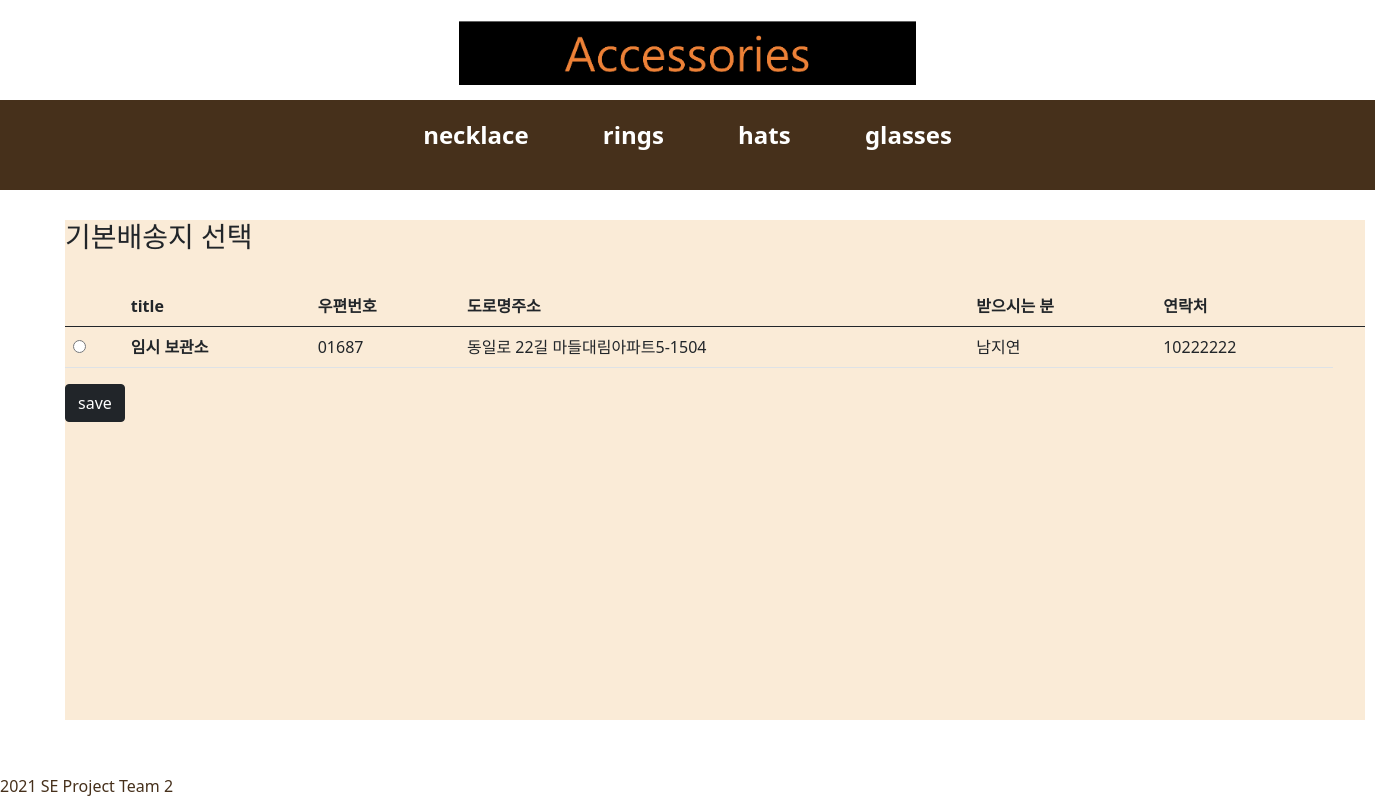
The app's page /detail/create_default/ (signed in), older data.
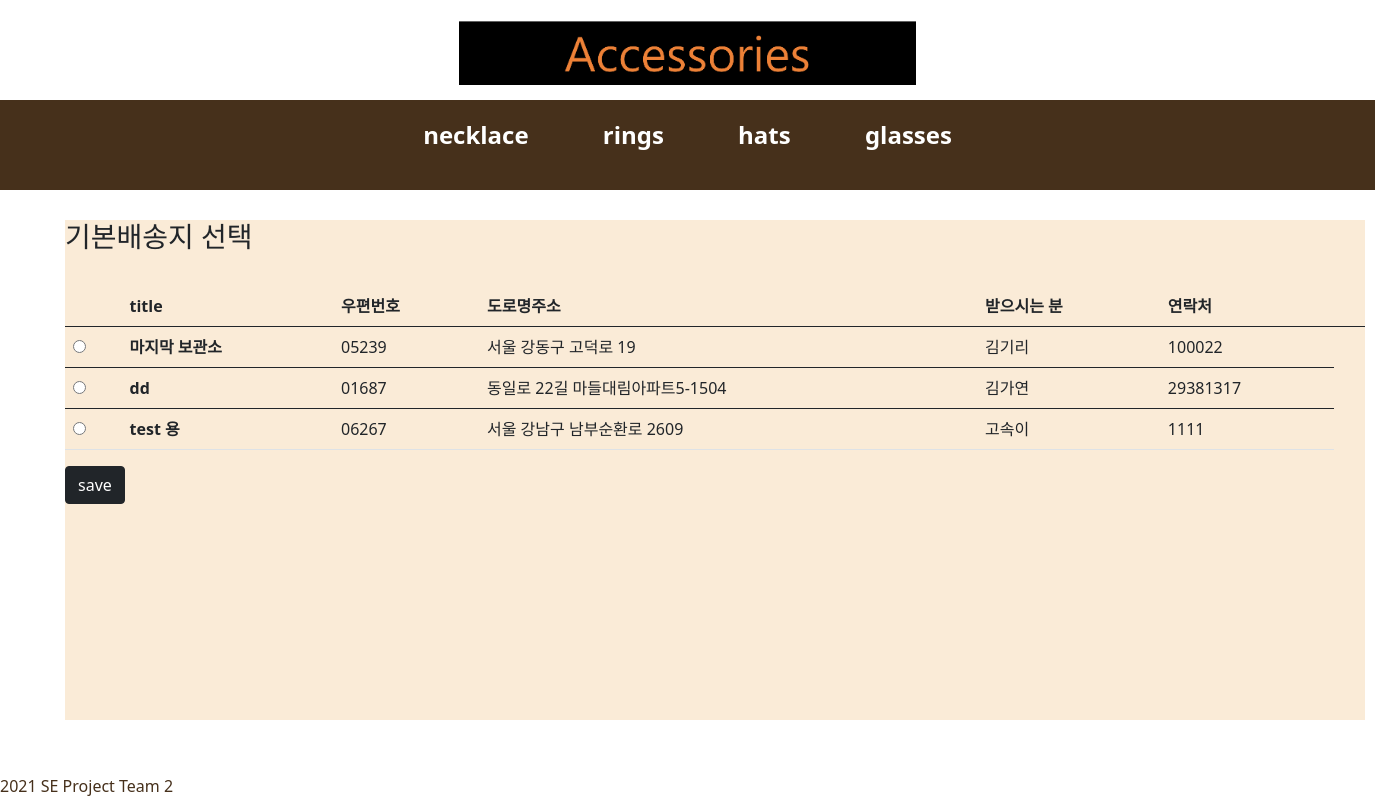
The same page, newer data.
### shoppingApp/models.py (models this page shows, shortened)
class address(models.Model):
    accounts = models.ForeignKey(UserAccounts, on_delete=models.CASCADE, null=True)
    title = models.CharField(max_length=200)
    post_num= models.CharField(max_length=200,null=True)
    road_address=models.CharField(max_length=200,null=True)
    detail_address=models.TextField()
    post_name=models.CharField(max_length=20,null=True)
    post_phonenum=models.IntegerField(null=True)
    is_default = models.BooleanField(default=False,null=True)

### shoppingApp/views.py (the view)
# urls.py: path('detail/create_default/', shoppingView.create_default, name='create_default'),
def create_default(request):
    uid=request.session.get('user_id')
    get_all=UserAccounts.objects.all()
    get_user=get_all.filter(user_id=uid)
    shippings = address.objects.filter(accounts__in=get_user)
    return render(request,'create_default.html',{'shippings':  shippings} )

### shoppingApp/templates/create_default.html (shortened to what this page needs)
{% extends 'base.html' %}
{% block content %}
<section>
<div>
<h3>기본배송지 선택</h3><br>
<table class="table">
    <thead>
      <tr>
        <th scope="col"></th>
        <th scope="col">title</th>
        <th scope="col">우편번호</th>
        <th scope="col">도로명주소</th>
        <th scope="col">받으시는 분</th>
        <th scope="col">연락처</th>
        <th scope="col"></th>
      </tr>
    </thead>
    <form action="{% url 'create_defaultsave' %}" method="POST">
    {% for address in shippings %}
    <tbody>
      <tr>
        <td> <label for="is_default"><input type = "radio" name ="is_default" value="{{address.pk}}"></label></td>
        <th scope="row">{{address.title}}</th>
        <td>{{address.post_num}}</td>
        <td>{{address.road_address}}</td>
        <td>{{address.post_name}}</td>
        <td>{{address.post_phonenum}}</td>
    </tbody>
    {%  endfor %}
</table>
<input class="btn btn-dark" type="submit" value="save">
</div>
</section>
{% endblock %}

Row changes from the older to the newer data that the page shows:
removed address: title "임시 보관소", post_num "01687", road_address "동일로 22길 마들대림아파트5-1504", post_name "남지연", post_phonenum "10222222"
added address: title "마지막 보관소", post_num "05239", road_address "서울 강동구 고덕로 19", post_name "김기리", post_phonenum "100022"
added address: title "dd", post_num "01687", road_address "동일로 22길 마들대림아파트5-1504", post_name "김가연", post_phonenum "29381317"
added address: title "test 용", post_num "06267", road_address "서울 강남구 남부순환로 2609", post_name "고속이", post_phonenum "1111"
